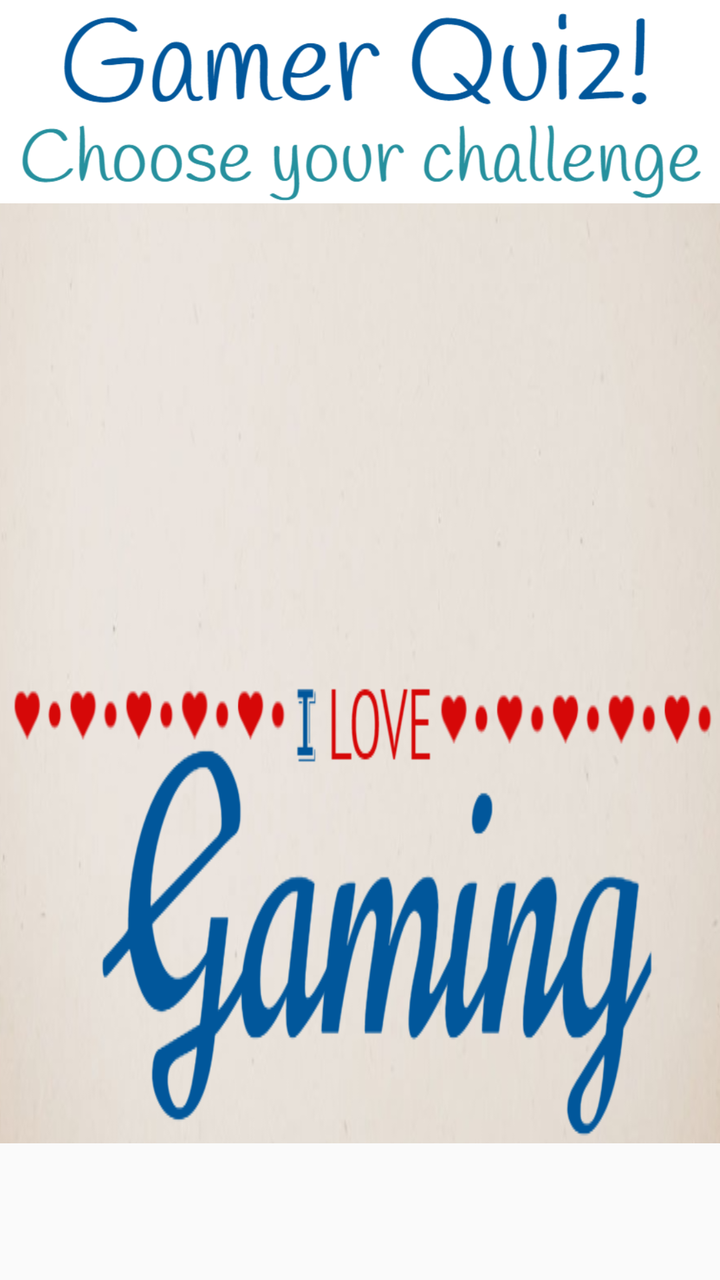
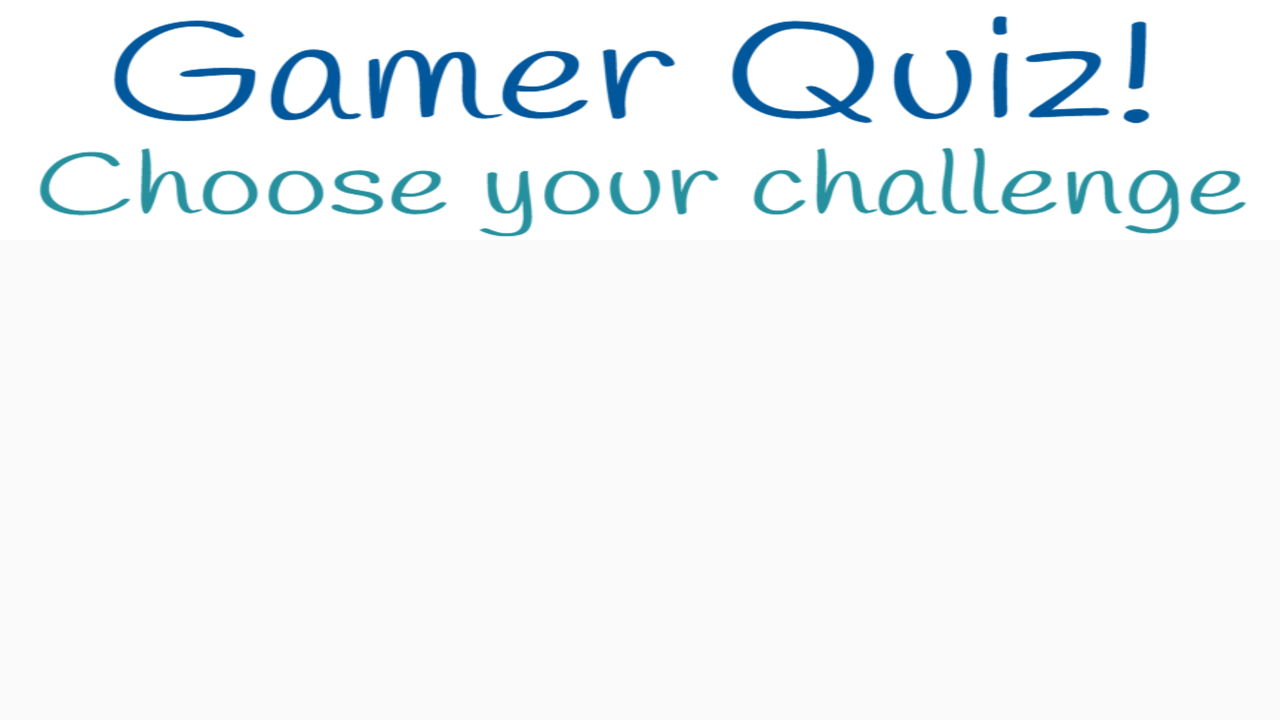

The same Android screen from two of the app's own layout files: first res/layout/ as a phone draws it, then the repository's variant for another configuration, drawn on a device whose configuration selects that folder. Both files follow.
<!-- AndroidManifest.xml: application theme AppTheme -->
<!-- res/layout/activity_main.xml -->
<RelativeLayout xmlns:android="http://schemas.android.com/apk/res/android"
    xmlns:app="http://schemas.android.com/apk/res-auto"
    xmlns:tools="http://schemas.android.com/tools"
    android:layout_width="match_parent"
    android:layout_height="match_parent"
    tools:context=".MainActivity">

    <ImageView
        android:id="@+id/top_image_view"
        android:layout_width="match_parent"
        android:layout_height="wrap_content"
        android:layout_margin="@dimen/margin_main"
        android:adjustViewBounds="true"
        android:scaleType="fitXY"
        android:src="@drawable/poster" />

    <ImageView
        android:id="@+id/picture"
        android:layout_width="match_parent"
        android:layout_height="wrap_content"
        android:layout_below="@id/top_image_view"
        android:layout_margin="@dimen/margin_inside"
        android:adjustViewBounds="false"
        android:cropToPadding="true"
        android:scaleType="fitXY"
        android:src="@drawable/main2" />

    <ListView
        android:id="@+id/list"
        android:layout_width="match_parent"
        android:layout_height="wrap_content"
        android:layout_below="@id/top_image_view"
        android:textStyle="bold">

    </ListView>

</RelativeLayout>
<!-- resources referenced by this layout -->
<resources>
  <!-- drawable main2: png bitmap (drawable, 135994 bytes) -->
  <!-- drawable poster: png bitmap (drawable, 44190 bytes) -->
  <style name="AppTheme" parent="Theme.AppCompat.Light.DarkActionBar">
          <item name="colorPrimary">@color/colorPrimary</item>
          <item name="colorPrimaryDark">@color/colorPrimaryDark</item>
          <item name="colorAccent">@color/colorAccent</item>
  
      </style>
  <color name="colorPrimary">#0091EA</color>
  <color name="colorPrimaryDark">#01579B</color>
  <color name="colorAccent">#40C4FF</color>
</resources>
<!-- res/layout-land/activity_main.xml (the repository's variant of the layout above) -->
<!-- drawn on the phone turned sideways -->
<RelativeLayout xmlns:android="http://schemas.android.com/apk/res/android"
    xmlns:tools="http://schemas.android.com/tools"
    android:layout_width="match_parent"
    android:layout_height="match_parent"
    tools:context=".MainActivity">

    <ImageView
        android:id="@+id/top_image_view"
        android:layout_width="wrap_content"
        android:layout_height="120dp"
        android:layout_alignParentLeft="true"
        android:layout_alignParentStart="true"
        android:layout_alignParentTop="true"
        android:adjustViewBounds="true"
        android:cropToPadding="false"
        android:scaleType="fitXY"
        android:src="@drawable/poster" />
    <ListView
        android:id="@+id/list"
        android:layout_width="match_parent"
        android:layout_height="wrap_content"
        android:layout_below="@id/top_image_view"
        android:textStyle="bold">
    </ListView>

</RelativeLayout>
<!-- resources referenced by the variant -->
<!-- as the phone turned sideways resolves them -->
<resources>
  <!-- drawable poster: png bitmap (drawable, 44190 bytes) -->
  <style name="AppTheme" parent="Theme.AppCompat.Light.DarkActionBar">
          <item name="colorPrimary">@color/colorPrimary</item>
          <item name="colorPrimaryDark">@color/colorPrimaryDark</item>
          <item name="colorAccent">@color/colorAccent</item>
  
      </style>
  <color name="colorPrimary">#0091EA</color>
  <color name="colorPrimaryDark">#01579B</color>
  <color name="colorAccent">#40C4FF</color>
</resources>
